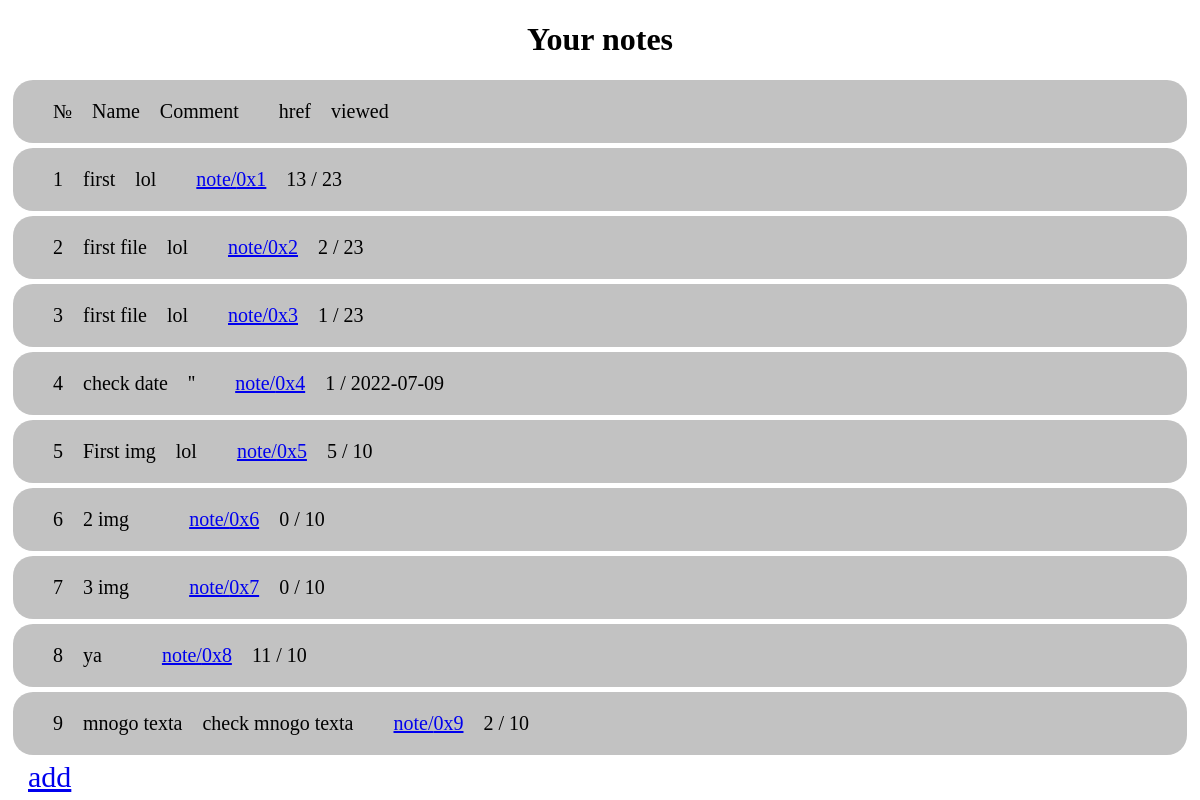
Screenshot of / (signed in) with the database file from the repository.
### app.py (models this page shows, shortened)
class Note(db.Model):
    id = db.Column(db.Integer, primary_key=True, nullable=False)
    name = db.Column(db.String(255), nullable=False)
    comment = db.Column(db.String(255), nullable=True)
    u_id = db.Column(db.Integer, db.ForeignKey('user.id'), nullable=False)
    viewed = db.Column(db.Integer, nullable=False)
    time = db.Column(db.String(100), nullable=False)

### app.py (the view)
@app.route('/')
def main():
    if None in ((username := session.get('usename')), (u_id := session.get('id')), session.get('role', None)):
        return redirect('/login')
    q_notes = Note.query.filter_by(u_id=u_id).all()
    notes = {i.id: {'name': i.name, 'comment': i.comment,
                    'viewed': i.viewed, 'time': i.time} for i in q_notes if q_notes}
    return render_template("main.html", notes=notes, hex=hex)

### templates/main.html (shortened to what this page needs)
<!DOCTYPE html>
<html lang="en">
<head>
    <link rel="stylesheet" href="{{ url_for('static',filename='style/main.css') }}">
</head>
<body>
    <center><h1 style="font-family: Ubuntu-Bold;">Your notes</h1></center>
    <div class="note">
        <div class="id">№</div>
        <div class="name">
            Name
        </div>
        <div class="comment">
            Comment
        </div>
        <div class="href">
            href
        </div>
        <div class="viewed">
            viewed
        </div>
    </div>
    {% if notes%}
        {% for i in notes %}
        <div class="note">
            <div class="id">{{loop.index0 + 1}}</div>
            <div class="name">
                {{notes[i]['name']}}
            </div>
            <div class="comment">
                {{notes[i]['comment']}}
            </div>
            <div class="href">
                <a href="note/{{hex(i)}}">note/{{hex(i)}}</a>
            </div>
            <div class="viewed">
                {{notes[i]['viewed']}} / {{notes[i]['time']}}
            </div>
        </div>
        {% endfor %}
    {% else %}
        no Data
    {% endif %}
    <a style="font-family: Ubuntu-Bold; font-size: 30px; margin: 20px" href="/add">add</a>
</body>
</html>

### static/style/main.css (style rules this page uses)
.note { padding: 20px; display: flex; align-content: center; justify-content: flex-start; background-color: #6666; margin: 5px; font-family: Ubuntu-Regular; font-size: 20px; border-radius: 20px; }
.id { margin: 0 20px; }
.comment { margin: 0 20px; }
.href { margin: 0 20px; }
.name { font-family: Ubuntu-Bold; }
.viewed { font-family: Ubuntu-Regular; }

### rows the page displays
Note: name "first", comment "lol", time "23"
Note: name "first file", comment "lol", time "23"
Note: name "first file", comment "lol", time "23"
Note: name "check date", comment "''", time "2022-07-09"
Note: name "First img", comment "lol", time "10"
Note: name "2 img", time "10"
Note: name "3 img", time "10"
Note: name "ya", time "10"
Note: name "mnogo texta", comment "check mnogo texta", time "10"

### other values shown
{{ hex(i) }} "0x1" "0x2" "0x3" "0x4" "0x5" "0x6" "0x7" "0x8" "0x9"
{{ notes[i]['viewed'] }} "13" "2" "1" "1" "5" "0" "0" "11" "2"
